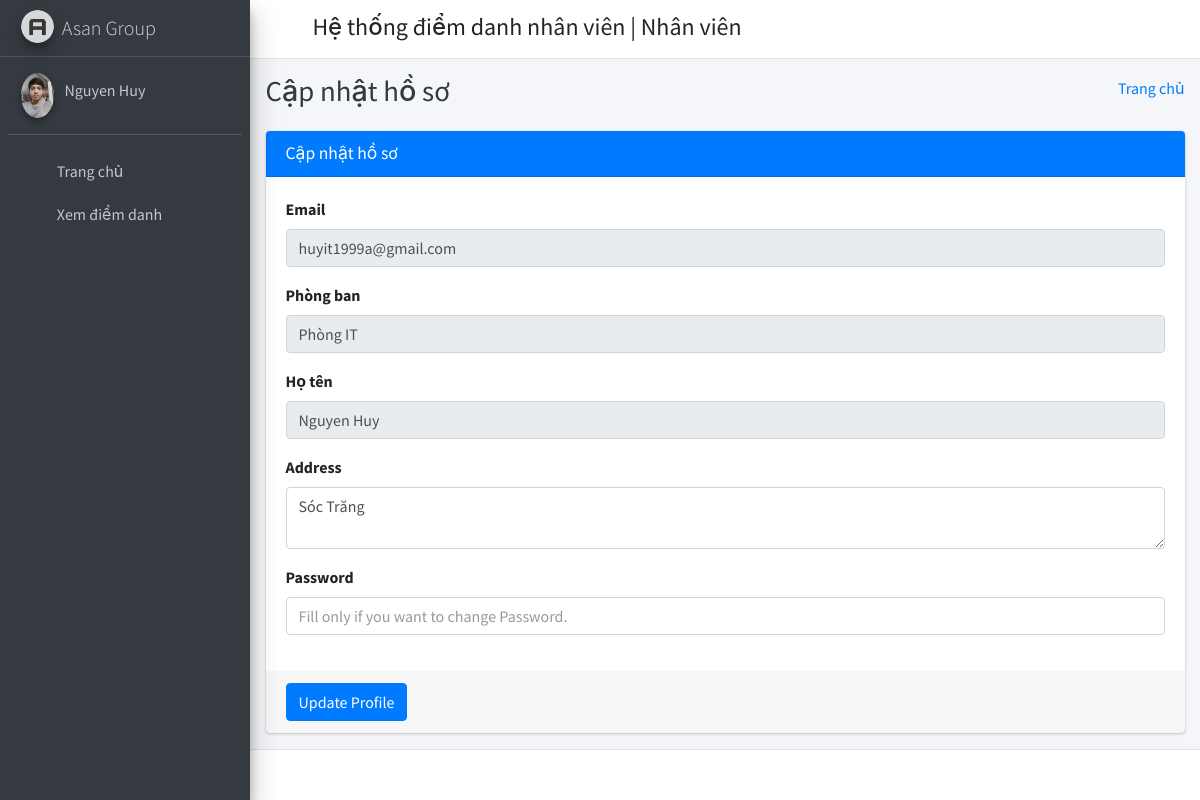
The app's page /employee_profile/ (signed in) with its own data.
### employee_management_app/models.py (models this page shows, shortened)
class Employee(models.Model):
    id = models.AutoField(primary_key=True)
    admin = models.OneToOneField(CustomUser, on_delete=models.CASCADE)
    gender = models.CharField(max_length=50)
    profile_pic = models.FileField(null=True, blank=True)
    address = models.TextField()
    name = models.CharField(max_length=255)
    department_id = models.ForeignKey(
        Departments, on_delete=models.DO_NOTHING, default=1
    )
    created_at = models.DateTimeField(auto_now_add=True)
    updated_at = models.DateTimeField(auto_now=True)
    objects = models.Manager()

class CustomUser(AbstractUser):
    user_type_data = ((1, "HOD"), (2, "Employee"))
    user_type = models.CharField(
        default=1, choices=user_type_data, max_length=10)

class Departments(models.Model):
    id = models.AutoField(primary_key=True)
    department_name = models.CharField(max_length=255)
    created_at = models.DateTimeField(auto_now_add=True)
    updated_at = models.DateTimeField(auto_now=True)
    objects = models.Manager()

### employee_management_app/EmployeeViews.py (the view)
# urls.py: path("employee_profile/", EmployeeViews.employee_profile,
@login_required(login_url="login")
def employee_profile(request):
    user = CustomUser.objects.get(id=request.user.id)
    employee = Employee.objects.get(admin=user)
    context = {"user": user, "employee": employee}
    return render(request, "employee_template/employee_profile.html", context)

### employee_management_app/templates/employee_template/employee_profile.html (shortened to what this page needs)
{% extends 'employee_template/base_template.html' %}
{% block page_title %}
Cập nhật hồ sơ
{% endblock page_title %}
{% block main_content %}
{% load static %}
<section class="content">
    <div class="container-fluid">
        <div class="row">
            <div class="col-md-12">
                <div class="card card-primary">
                    <div class="card-header">
                        <h3 class="card-title">Cập nhật hồ sơ</h3>
                    </div>
                    <form role="form" method="POST" action="{% url 'employee_profile_update' %}">
                        <div class="card-body">
                            <div class="form-group">
                                <label>Email </label>
                                <input type="text" class="form-control" name="email" value="{{ user.email }}" disabled="disabled">
                            </div>
                            <div class="form-group">
                                <label>Phòng ban </label>
                                <input type="text" class="form-control" name="email" value="{{ employee.department_id.department_name }}" disabled="disabled">
                            </div>
                            <div class="form-group">
                                <label>Họ tên </label>
                                <input type="text" class="form-control" name="name" value="{{ employee.name }}" disabled="disabled">
                            </div>
                            <div class="form-group">
                                <label>Address </label>
                                <textarea name="address" class="form-control" row="5">{{ employee.address }}</textarea>
                            </div>
                            <div class="form-group">
                                <label>Password </label>
                                <input type="text" class="form-control" name="password" placeholder="Fill only if you want to change Password.">
                            </div>
                        </div>
                        <div class="card-footer">
                            <button type="submit" class="btn btn-primary">Update Profile</button>
                        </div>
                    </form>
                </div>
            </div>
        </div>
    </div>
</section>
{% endblock main_content %}

### employee_management_app/templates/employee_template/sidebar_template.html (shortened to what this page needs)
{% load static %}
<aside class="main-sidebar sidebar-dark-primary elevation-4">
    <a href="{% url 'employee_home' %}" class="brand-link">
        <img src="{% static 'dist/img/AdminLTELogo.png' %}" alt="AdminLTE Logo" class="brand-image img-circle elevation-3" style="opacity: .8">
        <span class="brand-text font-weight-light">Asan Group</span>
    </a>
    <div class="sidebar">
        <div class="user-panel mt-3 pb-3 mb-3 d-flex">
            <div class="image">
                <img src="{{ employee.profile_pic.url }}" class="img-circle elevation-2" alt="User Image">
            </div>
            <div class="info">
                <a href="{% url 'employee_profile' %}" class="d-block">{{ user.first_name }}</a>
            </div>
        </div>
        <nav class="mt-2">
            <ul class="nav nav-pills nav-sidebar flex-column" data-widget="treeview" role="menu" data-accordion="false">
                <li class="nav-item">
                    {% url 'employee_home' as employee_home %}
                    <a href="{{ employee_home }}" class="nav-link {% if request.path == employee_home %} active {% endif %}">
                        <i class="nav-icon fas fa-tachometer-alt"></i>
                        <p>
                            Trang chủ
                        </p>
                    </a>
                </li>
                <li class="nav-item">
                    {% url 'employee_view_attendance' as employee_view_attendance %}
                    <a href="{{ employee_view_attendance }}" class="nav-link {% if request.path == employee_view_attendance %} active {% endif %}">
                        <i class="nav-icon fas fa-calendar-alt"></i>
                        <p>
                            Xem điểm danh
                        </p>
                    </a>
                </li>
            </ul>
        </nav>
    </div>
</aside>

### records on screen
Employee: profile_pic (picture), email "Phòng IT", name "Nguyen Huy", address "Sóc Trăng"
CustomUser: first_name "Nguyen Huy", email "huyit1999a@gmail.com"
